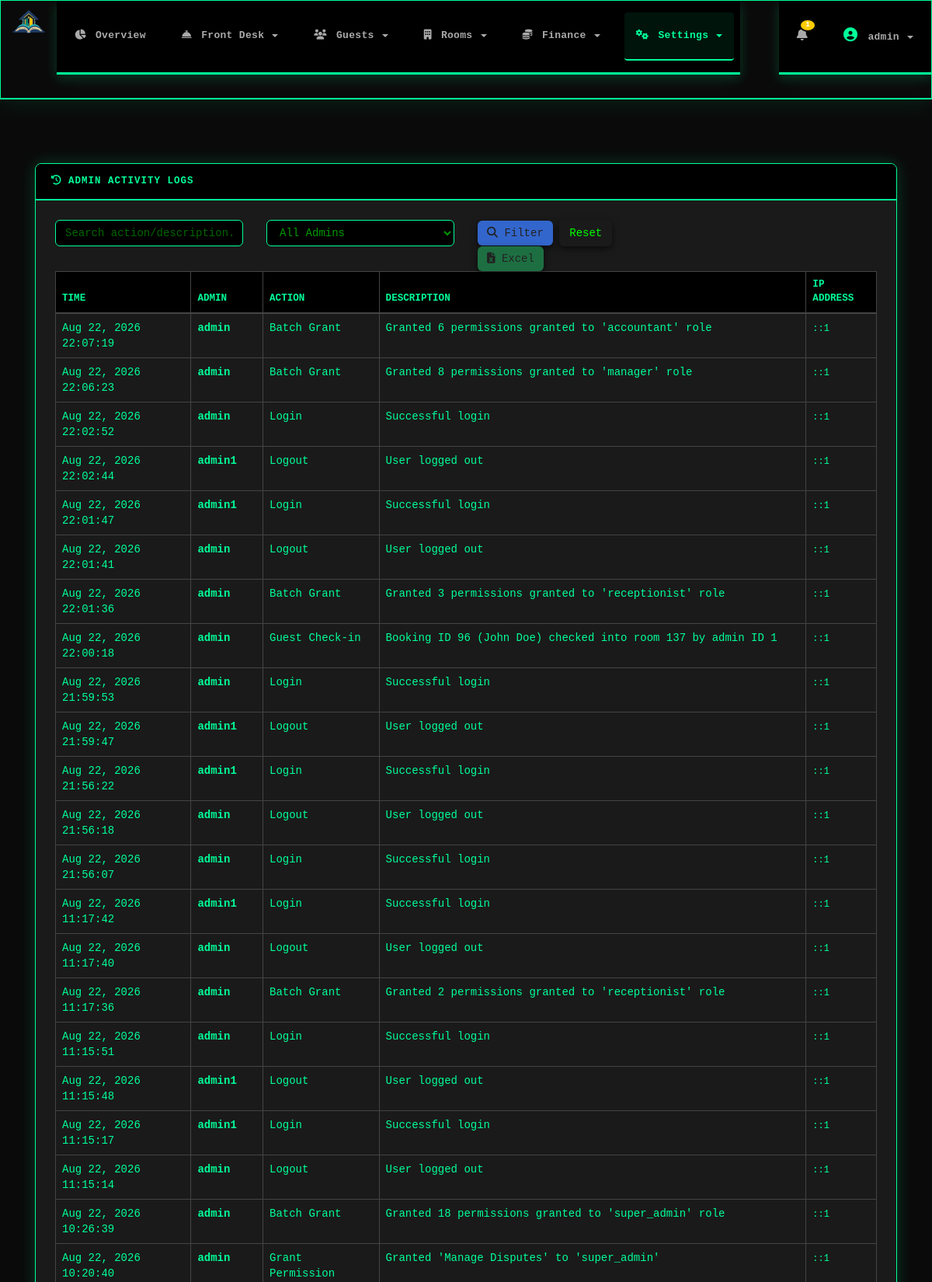
The page /admin_logs.php (signed in, upper part) on the database its author committed.
### tables this page shows
CREATE TABLE `admin_logs` (
  `id` int(11) NOT NULL,
  `admin_id` int(11) NOT NULL,
  `admin_name` varchar(100) NOT NULL,
  `action` varchar(255) NOT NULL,
  `description` text,
  `ip_address` varchar(45) DEFAULT NULL,
  `user_agent` text,
  `created_at` datetime DEFAULT CURRENT_TIMESTAMP
);

### functions.php (called while the page is built, shortened)
<?php
function h($string) {
    return htmlspecialchars($string, ENT_QUOTES, 'UTF-8');
}
?>

### admin_logs.php (the view, shortened to what this page needs)
<?php
require_once __DIR__ . '/functions.php';
include __DIR__ . '/header.php';
$search = isset($_GET['search']) ? mysqli_real_escape_string($conn, trim($_GET['search'])) : '';
$admin_filter = isset($_GET['admin']) ? (int)$_GET['admin'] : 0;
$action_filter = isset($_GET['action']) ? mysqli_real_escape_string($conn, $_GET['action']) : '';
$per_page = 50;
$page = isset($_GET['page']) ? max(1, (int)$_GET['page']) : 1;
$offset = ($page - 1) * $per_page;
$where = [];
$where_clause = $where ? 'WHERE ' . implode(' AND ', $where) : '';
$sql = "SELECT l.*, u.fullname
        FROM admin_logs l
        LEFT JOIN users_admin u ON l.admin_id = u.id
        $where_clause
        ORDER BY l.created_at DESC
        LIMIT $offset, $per_page";
$result = mysqli_query($conn, $sql);
?>
<div class="container-fluid main-container">
    <div class="content-wrapper">
        <div class="row">
            <div class="col-md-12">
                <div class="card">
                    <div class="card-header bg-info text-white">
                        <h4><i class="fas fa-history"></i> Admin Activity Logs</h4>
                    </div>
                    <div class="card-body">
                        <form method="get" class="mb-4">
                            <div class="row">
                                <div class="col-md-3">
                                    <input type="text" name="search" class="form-control" placeholder="Search action/description..." value="<?php echo h($search); ?>">
                                </div>
                                <div class="col-md-3">
                                    <select name="admin" class="form-control">
                                        <option value="">All Admins</option>
                                    </select>
                                </div>
                                <div class="col-md-3">
                                    <button type="submit" class="btn btn-info"><i class="fas fa-search"></i> Filter</button>
                                    <a href="admin_logs.php" class="btn btn-secondary">Reset</a>
                                    <a href="?export=excel&search=<?php echo urlencode($search); ?>&admin=<?php echo h($admin_filter); ?>&action=<?php echo urlencode($action_filter); ?>"
                                       class="btn btn-success" style="background-color:#1d6f42;border-color:#1d6f42;">
                                        <i class="fas fa-file-excel"></i> Excel
                                    </a>
                                </div>
                            </div>
                        </form>
                        <div class="table-responsive">
                            <table class="table table-bordered table-dark">
                                <thead>
                                    <tr>
                                        <th>Time</th>
                                        <th>Admin</th>
                                        <th>Action</th>
                                        <th>Description</th>
                                        <th>IP Address</th>
                                    </tr>
                                </thead>
                                <tbody>
                                    <?php while ($log = mysqli_fetch_assoc($result)): ?>
                                    <tr>
                                        <td><?php echo date('M d, Y H:i:s', strtotime($log['created_at'])); ?></td>
                                        <td><strong><?php echo h($log['admin_name']); ?></strong></td>
                                        <td><?php echo h($log['action']); ?></td>
                                        <td><?php echo h($log['description'] ?: '-'); ?></td>
                                        <td><small><?php echo h($log['ip_address']); ?></small></td>
                                    </tr>
                                    <?php endwhile; ?>
                                </tbody>
                            </table>
                        </div>
                    </div>
                </div>
            </div>
        </div>
    </div>
</div>
<?php include __DIR__ . '/footer.php'; ?>

### rows shown on the page
admin_logs: created_at "Aug 22, 2026 22:07:19", admin_name "admin", action "Batch Grant", description "Granted 6 permissions granted to 'accountant' role", ip_address "::1"
admin_logs: created_at "Aug 22, 2026 22:06:23", admin_name "admin", action "Batch Grant", description "Granted 8 permissions granted to 'manager' role", ip_address "::1"
admin_logs: created_at "Aug 22, 2026 22:02:52", admin_name "admin", action "Login", description "Successful login", ip_address "::1"
admin_logs: created_at "Aug 22, 2026 22:02:44", admin_name "admin1", action "Logout", description "User logged out", ip_address "::1"
admin_logs: created_at "Aug 22, 2026 22:01:47", admin_name "admin1", action "Login", description "Successful login", ip_address "::1"
admin_logs: created_at "Aug 22, 2026 22:01:41", admin_name "admin", action "Logout", description "User logged out", ip_address "::1"
admin_logs: created_at "Aug 22, 2026 22:01:36", admin_name "admin", action "Batch Grant", description "Granted 3 permissions granted to 'receptionist' role", ip_address "::1"
admin_logs: created_at "Aug 22, 2026 22:00:18", admin_name "admin", action "Guest Check-in", description "Booking ID 96 (John Doe) checked into room 137 by admin ID 1", ip_address "::1"
admin_logs: created_at "Aug 22, 2026 21:59:53", admin_name "admin", action "Login", description "Successful login", ip_address "::1"
admin_logs: created_at "Aug 22, 2026 21:59:47", admin_name "admin1", action "Logout", description "User logged out", ip_address "::1"
admin_logs: created_at "Aug 22, 2026 21:56:22", admin_name "admin1", action "Login", description "Successful login", ip_address "::1"
admin_logs: created_at "Aug 22, 2026 21:56:18", admin_name "admin", action "Logout", description "User logged out", ip_address "::1"
admin_logs: created_at "Aug 22, 2026 21:56:07", admin_name "admin", action "Login", description "Successful login", ip_address "::1"
admin_logs: created_at "Aug 22, 2026 11:17:42", admin_name "admin1", action "Login", description "Successful login", ip_address "::1"
admin_logs: created_at "Aug 22, 2026 11:17:40", admin_name "admin", action "Logout", description "User logged out", ip_address "::1"
admin_logs: created_at "Aug 22, 2026 11:17:36", admin_name "admin", action "Batch Grant", description "Granted 2 permissions granted to 'receptionist' role", ip_address "::1"
admin_logs: created_at "Aug 22, 2026 11:15:51", admin_name "admin", action "Login", description "Successful login", ip_address "::1"
admin_logs: created_at "Aug 22, 2026 11:15:48", admin_name "admin1", action "Logout", description "User logged out", ip_address "::1"
admin_logs: created_at "Aug 22, 2026 11:15:17", admin_name "admin1", action "Login", description "Successful login", ip_address "::1"
admin_logs: created_at "Aug 22, 2026 11:15:14", admin_name "admin", action "Logout", description "User logged out", ip_address "::1"
admin_logs: created_at "Aug 22, 2026 10:26:39", admin_name "admin", action "Batch Grant", description "Granted 18 permissions granted to 'super_admin' role", ip_address "::1"
admin_logs: created_at "Aug 22, 2026 10:20:40", admin_name "admin", action "Grant Permission", description "Granted 'Manage Disputes' to 'super_admin'", ip_address "::1"

### other values the page prints
$notification_types "1"
get_current_admin_username() "admin"
